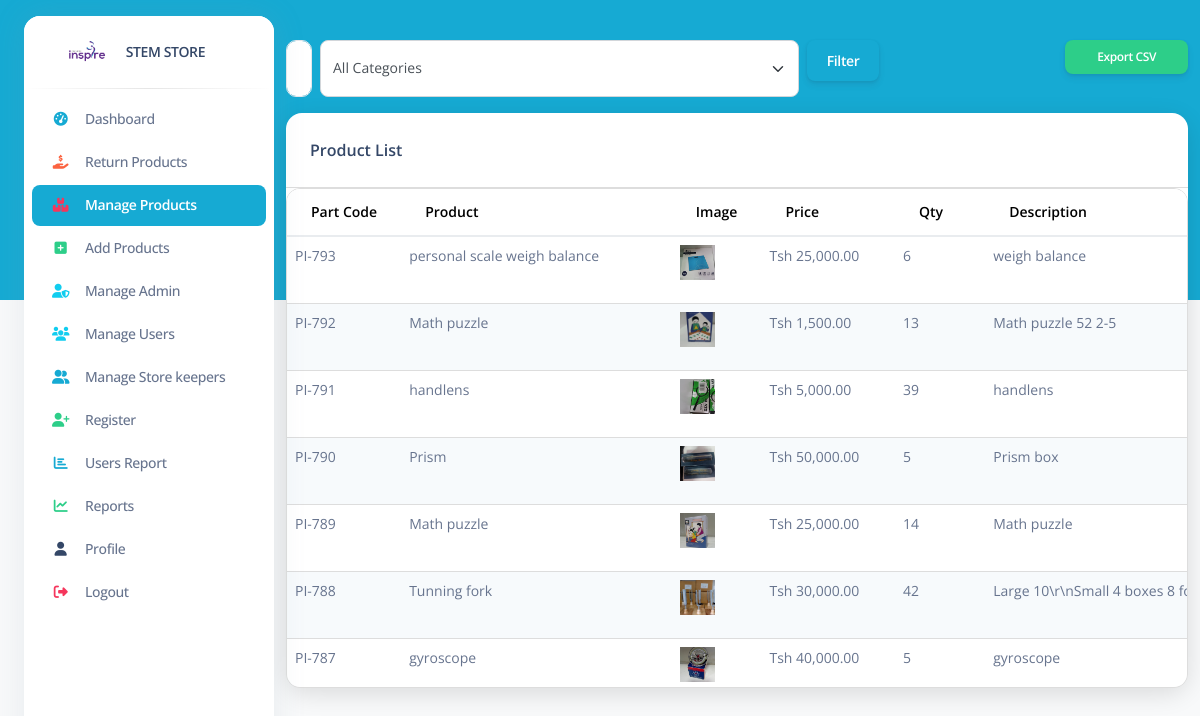
The page /user/products.php on the database its author committed.
### tables this page shows
CREATE TABLE `products` (
  `ID` int(11) NOT NULL,
  `ProductName` varchar(255) DEFAULT NULL,
  `Image` varchar(255) DEFAULT NULL,
  `Description` text DEFAULT NULL,
  `prod_price` decimal(10,2) DEFAULT NULL,
  `Quantity` int(11) DEFAULT NULL,
  `prod_cat` varchar(100) DEFAULT NULL,
  `location` varchar(255) DEFAULT NULL,
  `AddedDate` datetime DEFAULT NULL
);

### user/products.php (the view, shortened to what this page needs)
<!DOCTYPE html>
<html lang="en">
<head>
  <link rel="stylesheet" href="https://cdnjs.cloudflare.com/ajax/libs/font-awesome/6.0.0/css/all.min.css">
  <link href="../assets/css/nucleo-icons.css" rel="stylesheet" />
  <link href="../assets/css/nucleo-svg.css" rel="stylesheet" />
  <link href="../assets/css/nucleo-svg.css" rel="stylesheet" />
  <link id="pagestyle" href="../assets/css/argon-dashboard.css?v=2.0.4" rel="stylesheet" />
  <link rel="stylesheet" href="../assets/css/theme.css" />
</head>
<body class="g-sidenav-show   bg-gray-100">
<aside class="sidenav bg-white navbar navbar-vertical navbar-expand-xs border-0 border-radius-xl my-3 fixed-start ms-4" id="sidenav-main" style="height: 100vh; position: fixed; overflow: hidden;">
    <div class="sidenav-header">
      <a class="navbar-brand m-0" href=" ../index2.php " target="_blank">
        <img src="../assets/img/logo-ct-dark.png" class="navbar-brand-img h-100" alt="main_logo">
        <span class="ms-1 font-weight-bold">STEM STORE</span>
      </a>
    </div>
   <hr class="horizontal dark mt-0 mb-2">
  <div class="collapse navbar-collapse w-auto" id="sidenav-collapse-main" style="height: calc(100vh - 100px); overflow-y: auto;">
  <ul class="navbar-nav">
    <li class="nav-item">
      <a class="nav-link" href="../index2.php">
        <div class="icon icon-shape icon-sm border-radius-md text-center me-2 d-flex align-items-center justify-content-center">
          <i class="fas fa-tachometer-alt text-primary text-sm opacity-10"></i>
        </div>
        <span class="nav-link-text ms-1">Dashboard</span>
      </a>
    </li>
    <li class="nav-item">
      <a class="nav-link" href="sales.php">
        <div class="icon icon-shape icon-sm border-radius-md text-center me-2 d-flex align-items-center justify-content-center">
          <i class="fas fa-hand-holding-usd text-warning text-sm opacity-10"></i>
        </div>
        <span class="nav-link-text ms-1">Return Products</span>
      </a>
    </li>
    <li class="nav-item">
      <a class="nav-link active" href="">
        <div class="icon icon-shape icon-sm border-radius-md text-center me-2 d-flex align-items-center justify-content-center">
          <i class="fas fa-boxes text-danger text-sm opacity-10"></i>
        </div>
        <span class="nav-link-text ms-1">Manage Products</span>
      </a>
    </li>
   <li class="nav-item">
      <a class="nav-link" href="addproducts.php">
        <div class="icon icon-shape icon-sm border-radius-md text-center me-2 d-flex align-items-center justify-content-center">
          <i class="fas fa-plus-square text-success text-sm opacity-10"></i>
        </div>
        <span class="nav-link-text ms-1">Add Products</span>
      </a>
    </li>
    <li class="nav-item">
      <a class="nav-link" href="Manageadmin.php">
        <div class="icon icon-shape icon-sm border-radius-md text-center me-2 d-flex align-items-center justify-content-center">
          <i class="fas fa-user-shield text-info text-sm opacity-10"></i>
        </div>
        <span class="nav-link-text ms-1">Manage Admin</span>
      </a>
    </li>
    <li class="nav-item">
      <a class="nav-link" href="users.php">
        <div class="icon icon-shape icon-sm border-radius-md text-center me-2 d-flex align-items-center justify-content-center">
          <i class="fas fa-users text-info text-sm opacity-10"></i>
        </div>
        <span class="nav-link-text ms-1">Manage Users</span>
      </a>
    </li>
        <li class="nav-item">
      <a class="nav-link " href="customers.php">
        <div class="icon icon-shape icon-sm border-radius-md text-center me-2 d-flex align-items-center justify-content-center">
          <i class="fas fa-user-friends text-primary text-sm opacity-10"></i>
        </div>
        <span class="nav-link-text ms-1">Manage Store keepers</span>
      </a>
    </li>
    <li class="nav-item">
      <a class="nav-link" href="register.html">
        <div class="icon icon-shape icon-sm border-radius-md text-center me-2 d-flex align-items-center justify-content-center">
          <i class="fas fa-user-plus text-success text-sm opacity-10"></i>
        </div>
        <span class="nav-link-text ms-1">Register</span>
      </a>
    </li>
    <li class="nav-item">
      <a class="nav-link" href="customer_report.php">
        <div class="icon icon-shape icon-sm border-radius-md text-center me-2 d-flex align-items-center justify-content-center">
          <i class="fas fa-chart-bar text-primary text-sm opacity-10"></i>
        </div>
        <span class="nav-link-text ms-1">Users Report</span>
      </a>
    </li>
    <li class="nav-item">
      <a class="nav-link" href="report.php">
        <div class="icon icon-shape icon-sm border-radius-md text-center me-2 d-flex align-items-center justify-content-center">
          <i class="fas fa-chart-line text-success text-sm opacity-10"></i>
        </div>
        <span class="nav-link-text ms-1">Reports</span>
      </a>
    </li>
    <li class="nav-item">
      <a class="nav-link" href="profile.php">
        <div class="icon icon-shape icon-sm border-radius-md text-center me-2 d-flex align-items-center justify-content-center">
          <i class="fas fa-user text-dark text-sm opacity-10"></i>
        </div>
        <span class="nav-link-text ms-1">Profile</span>
      </a>
    </li>
    <li class="nav-item">
      <a class="nav-link" href="../pages/login.php">
        <div class="icon icon-shape icon-sm border-radius-md text-center me-2 d-flex align-items-center justify-content-center">
          <i class="fas fa-sign-out-alt text-danger text-sm opacity-10"></i>
        </div>
        <span class="nav-link-text ms-1">Logout</span>
      </a>
    </li>
  </ul>
</div>
</aside>
  <main class="main-content position-relative border-radius-lg ">
    <nav class="navbar navbar-main navbar-expand-lg px-0 mx-4 shadow-none border-radius-xl " id="navbarBlur" data-scroll="false">
      <div class="container-fluid py-1 px-3">
    </nav>
<?php
include '../connection.php';
$searchKeyword = $_GET['search'] ?? '';
$categoryFilter = $_GET['category'] ?? '';
$sql = "SELECT ID, ProductName, Image, prod_price, Quantity, Description, prod_cat, location, AddedDate
        FROM products
        WHERE ProductName LIKE ?";
$sql .= " ORDER BY AddedDate DESC";
$stmt = $conn->prepare($sql);
$searchParam = "%$searchKeyword%";
if (!empty($categoryFilter)) {
    $stmt->bind_param("ss", $searchParam, $categoryFilter);
} else {
    $stmt->bind_param("s", $searchParam);
}
$stmt->execute();
$result = $stmt->get_result();
$products = [];
while ($row = $result->fetch_assoc()) {
    $products[] = $row;
}
?>
<div class="container-fluid py-3">
    <div class="row mb-3">
        <div class="col-md-8">
            <form method="GET" class="d-flex gap-2">
                <input type="text" name="search" class="form-control" placeholder="Search Product"
                       value="<?php echo htmlspecialchars($searchKeyword); ?>">
                <select name="category" class="form-select">
                    <option value="">All Categories</option>
                </select>
                <button class="btn btn-theme">Filter</button>
            </form>
        </div>
        <div class="col-md-4 text-end">
            <button class="btn btn-success btn-sm" onclick="exportTableToCSV('products.csv')">Export CSV</button>
        </div>
    </div>
    <div class="card">
        <div class="card-header card-header-white">
            <h6 class="mb-0">Product List</h6>
        </div>
        <div class="card-body px-0 pt-0 pb-2 table-container">
            <table class="table table-hover mb-0 sticky-header">
                <thead>
                    <tr>
                        <th>Part Code</th>
                        <th>Product</th>
                        <th>Image</th>
                        <th>Price</th>
                        <th>Qty</th>
                        <th>Description</th>
                    </tr>
                </thead>
                <tbody>
                <?php if ($products): ?>
                    <?php foreach ($products as $product): ?>
                        <tr>
                            <td>PI-<?php echo $product['ID']; ?></td>
                            <td><?php echo htmlspecialchars($product['ProductName']); ?></td>
                            <td>
                                <a href="javascript:void(0);" onclick="showImageModal('<?php echo htmlspecialchars($product['Image']); ?>')">
                                    <img src="<?php echo htmlspecialchars($product['Image']); ?>" width="35" height="35" style="object-fit:cover;">
                                </a>
                            </td>
                            <td>Tsh <?php echo number_format($product['prod_price'], 2); ?></td>
                            <td>
                                <?php echo $product['Quantity']; ?>
                            </td>
                            <td><?php echo strlen($product['Description']) > 30 ? substr($product['Description'], 0, 30) . '...' : htmlspecialchars($product['Description']); ?></td>
                        </tr>
                    <?php endforeach; ?>
                <?php else: ?>
                    <tr><td colspan="10" class="text-center">No products found.</td></tr>
                <?php endif; ?>
                </tbody>
            </table>
        </div>
    </div>
</div>
  </main>
</body>
</html>

### assets/css/nucleo-svg.css (style rules this page uses)
.icon { display: inline-block; color: #111111; height: 1em; width: 1em; }
.icon-sm { height: 0.8em; width: 0.8em; }
.icon { fill: currentColor; stroke: none; }

### assets/css/theme.css (style rules this page uses)
:root { --primary: #16aad3; --primary-600: #1298bd; --primary-700: #0f85a6; --accent: #320f44; --accent-700: #240a31; --text: #1f2937; --muted: #6b7280; --bg: #320f44; --white: #ffffff; --success: #22c55e; --danger: #ef4444; --warning: #f59e0b; --border: #e5e7eb; }
* { box-sizing: border-box; }
html, body { height: 100%; }
body { margin: 0; font-family: 'Poppins', 'Open Sans', system-ui, -apple-system, Segoe UI, Roboto, Helvetica, Arial, sans-serif; color: var(--text); background: var(--bg); }
a { color: var(--primary); text-decoration: none; }
button, .btn { cursor: pointer; border: none; border-radius: 8px; font-weight: 600; }
.card, .login-card { background: var(--white); color: var(--accent); border-radius: 20px; box-shadow: 0 6px 24px rgba(0, 0, 0, 0.12); }
.card-header, .login-card .card-header { background: var(--primary); color: var(--white); border-top-left-radius: 20px; border-top-right-radius: 20px; }
.form-control { flex: 1; padding: 12px; border: 1px solid var(--border); outline: none; font-size: 1rem; border-radius: 10px; }
.navbar-main { background: transparent; }
.sidenav { background: var(--white) !important; }
.sidenav-header { background: var(--white); }
.sidenav .nav-link { border-radius: 12px; margin: 4px 8px; color: #0f172a; }
.sidenav .nav-link .icon { color: #64748b; }
.sidenav .nav-link.active, .sidenav .nav-link:hover { background: var(--primary) !important; color: var(--white) !important; }
.sidenav .nav-link.active .icon, .sidenav .nav-link:hover .icon { color: var(--white) !important; }
.nav-item { position: relative; }
table { width: 100%; border-collapse: collapse; }
th, td { padding: 10px; text-align: left; border-bottom: 1px solid #ddd; }
thead th { position: sticky; top: 0; background-color: #fff; z-index: 2; }
tbody tr:nth-child(even) { background: #f7fafc; }
.table-container { border-radius: 14px; overflow: hidden; background: #fff; }
.text-primary { color: var(--primary) !important; }
.table-container { max-height: 500px; overflow-y: auto; border: 1px solid #ddd; }
.sticky-header thead th { position: sticky; top: 0; background-color: #fff; color: #000; z-index: 10; border-bottom: 2px solid #ddd; }
table { font-size: 14px; }
.btn-theme { background-color: #16aad3; color: #fff; }
.form-select, .form-control { font-size: 14px; }
.card-header-white { background-color: #fff !important; color: #000 !important; border-bottom: 1px solid #ddd; }

### rows shown on the page
products: ID "793", ProductName "personal scale weigh balance", Image (picture), prod_price "25,000.00", Quantity "6", Description "weigh balance"
products: ID "792", ProductName "Math puzzle", Image (picture), prod_price "1,500.00", Quantity "13", Description "Math puzzle 52 2-5"
products: ID "791", ProductName "handlens", Image (picture), prod_price "5,000.00", Quantity "39", Description "handlens"
products: ID "790", ProductName "Prism", Image (picture), prod_price "50,000.00", Quantity "5", Description "Prism box"
products: ID "789", ProductName "Math puzzle", Image (picture), prod_price "25,000.00", Quantity "14", Description "Math puzzle"
products: ID "788", ProductName "Tunning fork", Image (picture), prod_price "30,000.00", Quantity "42", Description "Large 10\\r\\nSmall 4 boxes 8…"
products: ID "787", ProductName "gyroscope", Image (picture), prod_price "40,000.00", Quantity "5", Description "gyroscope"
